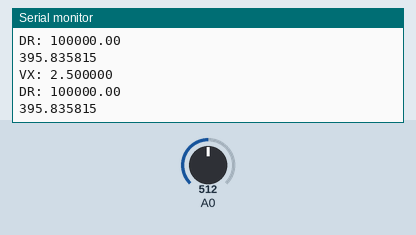
The sketch below on a simulated Arduino Uno, built with avr-gcc and run on an emulated ATmega328P. Parts: the last lines printed to the serial monitor. The inputs (shaded band) are chosen by the test bench; at power-on: A0 = 512.

Above: at 1.3 s.
1.4 s: A0 set to 0
At 1.83 s:
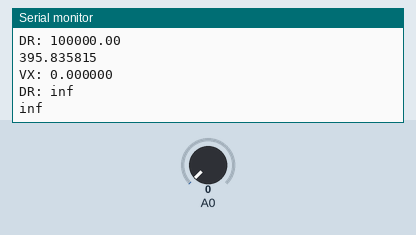
3.0 s: A0 set to 122
At 3.33 s:
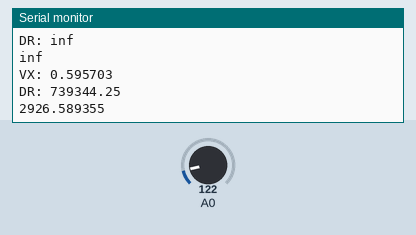
Timing chart, 0 to 6.0 s (numbered marks = the images above; inputs shaded):
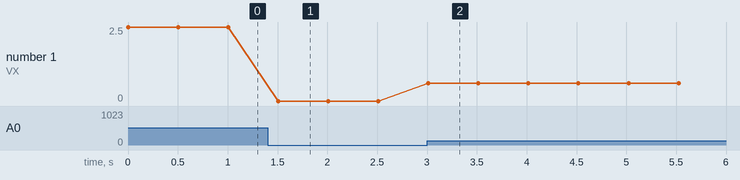

The sketch:

gageMesure.ino
```cpp
#define GF 2.1f //Gage Factor
#define R 120.3f //Resistencia formula gage
#define Ref 100000 //Resistencia conhacida

double e; //deformacao
double DR; //variacao na resistencia
double Vx; //tensao para calc resistencia

void setup() {
  // put your setup code here, to run once:
  Serial.begin(9600);
  pinMode(A0,INPUT);
}

void loop() {
  // put your main code here, to run repeatedly:
  Vx = (double)(analogRead(A0)*5.00/1024.00);
  Serial.print("VX: ");
  Serial.println(Vx, 6);
  DR = (double)((5 * Ref) / Vx) - Ref;
  Serial.print("DR: ");
  Serial.println(DR);
  e = (double)(1/GF)*(DR/R);
  Serial.println(e, 6);
  delay(500);
}
```

Measured:
- after the input at 1.4 s, the serial monitor: prints a new line after 0.11 s (image 1)
- after the input at 3.0 s, the serial monitor: prints a new line at once (image 2)
- plotted number 1: 2.5 → 0 after the input at 1.4 s, 0 → 0.6 after the input at 3.0 s
